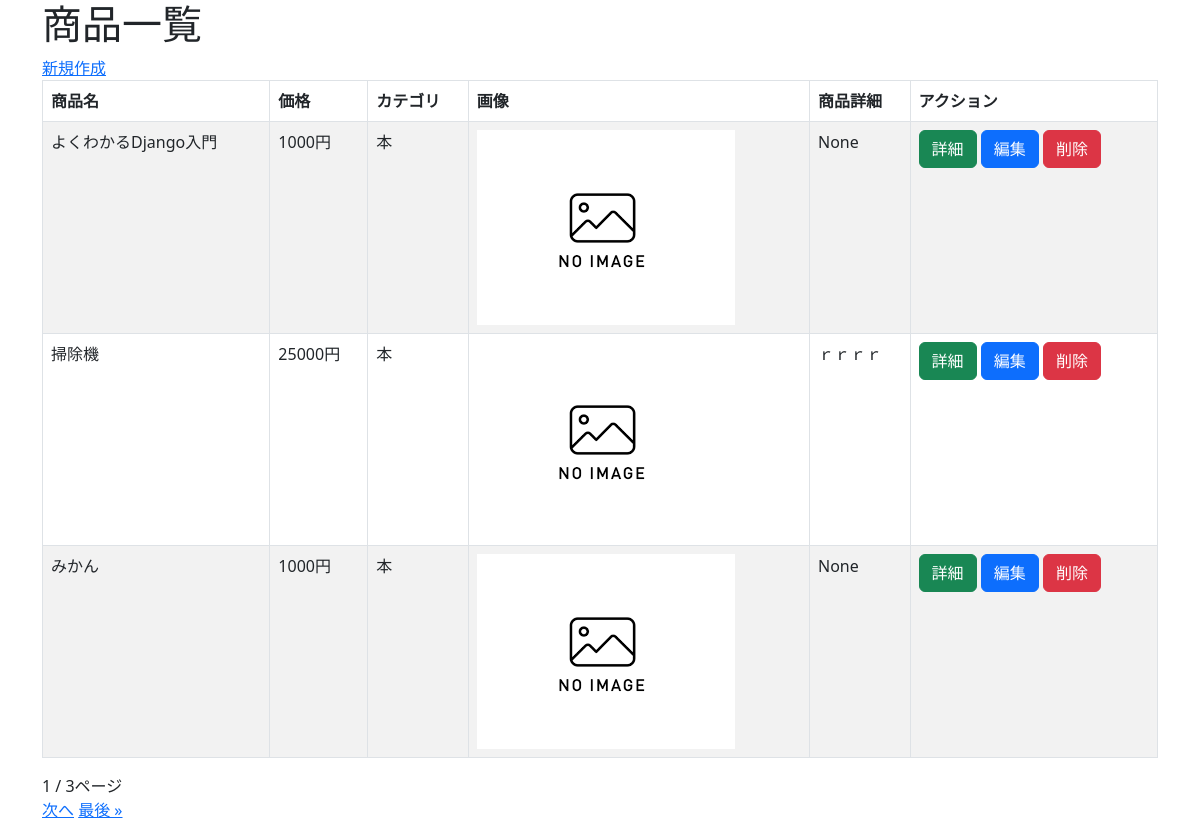
/crud/, run on the app's committed database.
### crud/models.py (models this page shows, shortened)
class Product(models.Model):
    name        = models.CharField(max_length = 200)
    price       = models.PositiveIntegerField()
    category    = models.ForeignKey(Category, on_delete=models.CASCADE)
    img         = models.ImageField(blank=True,default='noImage.png')
    detail      = models.TextField(blank=True, null=True)

class Category(models.Model):
    name = models.CharField(max_length=200)
    def __str__(self):
        return self.name

### crud/views.py (the view)
# urls.py: path('crud/', views.ProductListView.as_view(), name="list"),
class ProductListView(ListView):
    model = Product
    paginate_by = 3

### crud/templates/crud/product_list.html (shortened to what this page needs)
{% extends "base.html" %}
{% block content %}
<h1>商品一覧</h1>
<a href="{% url 'new' %}">新規作成</a>
<table class="table table-striped table-hover table-bordered">
    <thead>
        <tr>
            <th>商品名</th>
            <th>価格</th>
            <th>カテゴリ</th>
            <th>画像</th>
            <th>商品詳細</th>
            <th>アクション</th>
        </tr>
    </thead>
    {% for product in object_list %}
    <tr>
        <td>{{product.name}}</td>
        <td>{{product.price}}円</td>
        <td>{{product.category}}</td>
        <td><img src="{{ product.img.url }}" style="width:100px height:auto;"></td>
        <td>{{product.detail}}</td>
        <td>
            <button class="btn btn-success" onclick="location.href='{% url 'detail' pk=product.pk %}'">詳細</button>
            <button class="btn btn-primary" onclick="location.href='{% url 'edit' pk=product.pk %}'">編集</button>
            <button class="btn btn-danger" onclick="location.href='{% url 'delete' pk=product.pk %}'">削除</button>
        </td>
    </tr>
    {% endfor %}
</table>
{{page_obj.number}} / {{page_obj.paginator.num_pages}}ページ<br>
{% if page_obj.has_next %}
<a href="?page={{page_obj.next_page_number}}">次へ</a>
<a href="?page={{page_obj.paginator.num_pages}}">最後 &raquo;</a>
{% endif %}
{% endblock %}

### crud/templates/base.html (shortened to what this page needs)
<!DOCTYPE html>
<html lang="ja">
    <head>
        <link href="https://cdn.jsdelivr.net/npm/bootstrap@5.3.0-alpha3/dist/css/bootstrap.min.css" rel="stylesheet">
    </head>
    <body>
        <div class="container">
            {%block content %}{% endblock %}
        </div>
    </body>
</html>

### data on the page
Product: name "よくわかるDjango入門", price "1000", category "本", img (placeholder picture), detail "None"
Product: name "掃除機", price "25000", category "本", img (placeholder picture), detail "ｒｒｒｒ"
Product: name "みかん", price "1000", category "本", img (placeholder picture), detail "None"

### other printed values
{{ page_obj.number }} "1"
{{ page_obj.paginator.num_pages }} "3"
